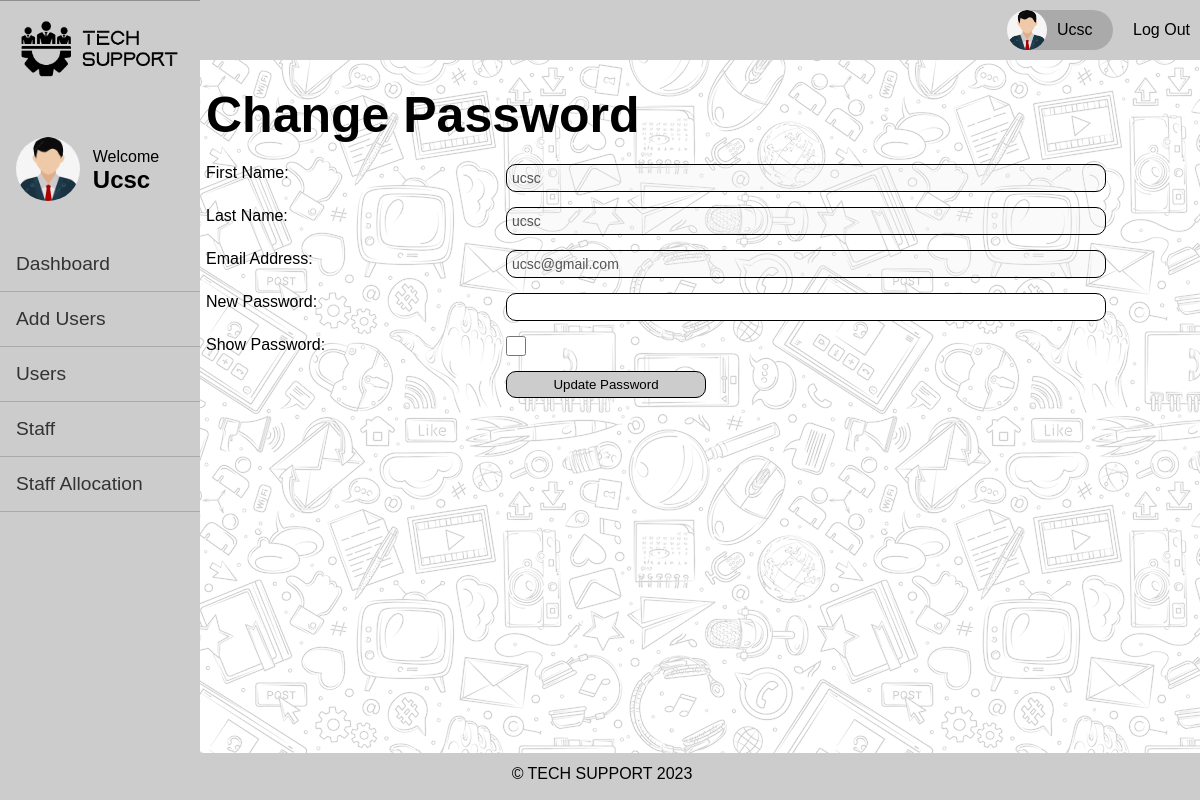
The app's page /change-password.php?user_id=3 (signed in) with its own data.
### tables this page shows
CREATE TABLE `tbl_user` (
  `id` int(11) NOT NULL,
  `first_name` varchar(50) NOT NULL,
  `last_name` varchar(100) NOT NULL,
  `email` varchar(100) NOT NULL,
  `password` varchar(40) NOT NULL,
  `last_login` datetime NOT NULL,
  `type` varchar(5) NOT NULL,
  `is_deleted` tinyint(1) NOT NULL
);

### change-password.php (the view, shortened to what this page needs)
<?php require_once('inc/connection.php'); ?>
<?php require_once('inc/functions.php'); ?>
<?php
$first_name = '';
$last_name = '';
$email = '';
if (isset($_GET['user_id'])) {
	$user_id = mysqli_real_escape_string($connection, $_GET['user_id']);
	$query = "SELECT * FROM tbl_user WHERE id = {$user_id} LIMIT 1";
	$result_set = mysqli_query($connection, $query);
	if ($result_set) {
		if (mysqli_num_rows($result_set) == 1) {
			$result = mysqli_fetch_assoc($result_set);
			$first_name = $result['first_name'];
			$last_name = $result['last_name'];
			$email = $result['email'];
		} else {
			header('Location: dashboard.php?err=user_not_found');
		}
	} else {
		header('Location: dashboard.php?err=query_failed');
	}
}
?>
<!DOCTYPE html>
<html lang="en">
<head>
	<link rel="stylesheet" href="css/main.css">
</head>
<body>
	<main>
		<div class="content">
			<h1>Change Password</h1>
			<form action="change-password.php" method="post" class="userform">
				<p>
					<label for="">First Name:</label>
					<input type="text" name="first_name" <?php echo 'value="' . $first_name . '"'; ?> disabled>
				</p>
				<p>
					<label for="">Last Name:</label>
					<input type="text" name="last_name" <?php echo 'value="' . $last_name . '"'; ?> disabled>
				</p>
				<p>
					<label for="">Email Address:</label>
					<input type="text" name="email" <?php echo 'value="' . $email . '"'; ?> disabled>
				</p>
				<p>
					<label for="">New Password:</label>
					<input type="password" name="password" id="password">
				</p>
				<p>
					<label for="">Show Password:</label>
					<input type="checkbox" name="showpassword" id="showpassword" onclick="showPassword()" style="width:20px;height:20px">
				</p>
				<p>
					<label for="">&nbsp;</label>
					<button type="submit" name="submit">Update Password</button>
				</p>
			</form>
		</div>
	</main>
</body>
</html>

### css/main.css (style rules this page uses)
* { margin: 0; }
body, html { font-family: Arial, "Helvetica Neue", Helvetica, sans-serif; font-size: 16px; height: 100%; overflow: hidden; background-image: url(../img/doodle.png); }
input { border: 1px solid black; border-radius: 10px; }
.content { padding: 10px; margin-left: 15%; }
button { background-color: #ccc; border: 1px solid black; border-radius: 10px; transition: 0.3s linear; }
p { margin-bottom: 15px; }
input, select { display: block; width: 100%; padding: 5px; -webkit-box-sizing: border-box; -moz-box-sizing: border-box; box-sizing: border-box; font-size: 14px; }
button { width: 100%; padding: 5px; -webkit-box-sizing: border-box; -moz-box-sizing: border-box; box-sizing: border-box; }
main { margin: 1rem 0rem 0rem 1rem; width: 100%; }
main h1 { margin-bottom: 20px; font-size: 50px; }
form.userform label { width: 30%; float: left; }
form.userform input { width: 60%; }
form.userform button { width: 200px; }

### records on screen
tbl_user: first_name "ucsc", last_name "ucsc", email "ucsc@gmail.com"

### other values on screen
$_SESSION['first_name'] "Ucsc"
